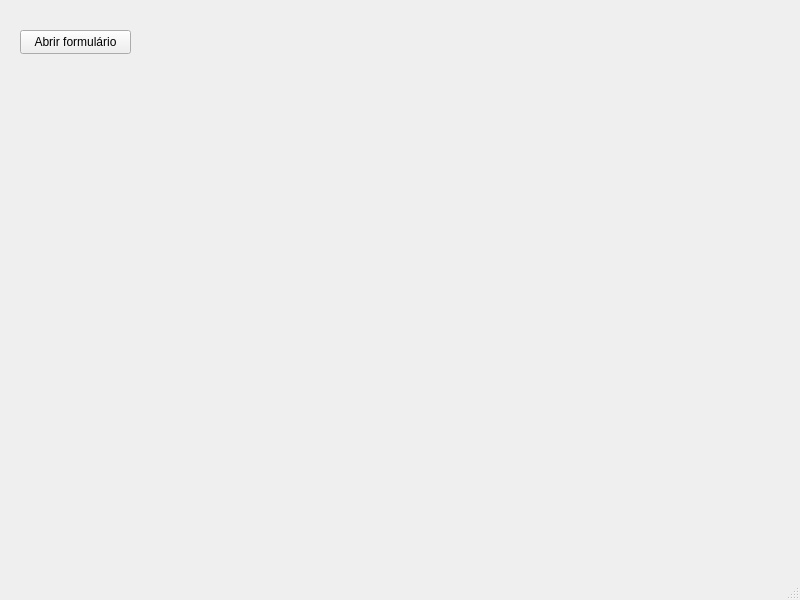
<?xml version="1.0" encoding="UTF-8"?>
<ui version="4.0">
 <class>MainWindow</class>
 <widget class="QMainWindow" name="MainWindow">
  <property name="geometry">
   <rect>
    <x>0</x>
    <y>0</y>
    <width>800</width>
    <height>600</height>
   </rect>
  </property>
  <property name="windowTitle">
   <string>MainWindow</string>
  </property>
  <widget class="QWidget" name="centralwidget">
   <widget class="QPushButton" name="bt_abrirFormulario">
    <property name="geometry">
     <rect>
      <x>20</x>
      <y>30</y>
      <width>111</width>
      <height>24</height>
     </rect>
    </property>
    <property name="text">
     <string>Abrir formulário</string>
    </property>
   </widget>
  </widget>
  <widget class="QMenuBar" name="menubar">
   <property name="geometry">
    <rect>
     <x>0</x>
     <y>0</y>
     <width>800</width>
     <height>21</height>
    </rect>
   </property>
  </widget>
  <widget class="QStatusBar" name="statusbar"/>
 </widget>
 <resources/>
 <connections/>
</ui>
